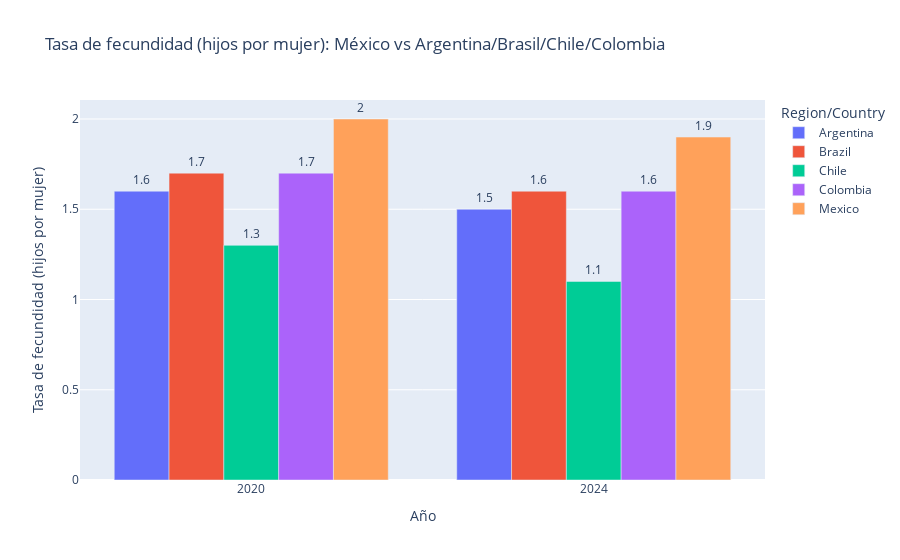

The notebook cell this image was saved under:
### Code cell
import plotly.express as px

# Filtrar solo Total fertility rate (children per women)
fertility = df_filtrado[df_filtrado['Series'] == 'Total fertility rate (children per women)']

# Seleccionar México y Argentina/Brasil/Chile/Colombia
subset = fertility[fertility['Region/Country'].isin(['Mexico', 'Argentina', 'Brazil', 'Chile', 'Colombia'])]

# Gráfico de barras
fig = px.bar(
    subset,
    x="Year",
    y="Value",
    color="Region/Country",
    barmode="group",
    title="Tasa de fecundidad (hijos por mujer): México vs Argentina/Brasil/Chile/Colombia",
    labels={"Value": "Tasa de fecundidad (hijos por mujer)", "Year": "Año"}
)
fig.update_traces(texttemplate='%{y:.2}', textposition='outside')
fig.show()

### Figure 1 — Plotly figure (JSON) as saved in the notebook; plotly's stock layout.template omitted (floating-point values rounded to 4 significant figures)
{"data": [{"alignmentgroup": "True", "hovertemplate": "Region/Country=Argentina<br>Año=%{x}<br>Tasa de fecundidad (hijos por mujer)=%{y}<extra></extra>", "legendgroup": "Argentina", "marker": {"color": "#636efa", "pattern": {"shape": ""}}, "name": "Argentina", "offsetgroup": "Argentina", "orientation": "v", "showlegend": true, "textposition": "outside", "texttemplate": "%{y:.2}", "type": "bar", "x": [2020, 2024], "xaxis": "x", "y": [1.6, 1.5], "yaxis": "y"}, {"alignmentgroup": "True", "hovertemplate": "Region/Country=Brazil<br>Año=%{x}<br>Tasa de fecundidad (hijos por mujer)=%{y}<extra></extra>", "legendgroup": "Brazil", "marker": {"color": "#EF553B", "pattern": {"shape": ""}}, "name": "Brazil", "offsetgroup": "Brazil", "orientation": "v", "showlegend": true, "textposition": "outside", "texttemplate": "%{y:.2}", "type": "bar", "x": [2020, 2024], "xaxis": "x", "y": [1.7, 1.6], "yaxis": "y"}, {"alignmentgroup": "True", "hovertemplate": "Region/Country=Chile<br>Año=%{x}<br>Tasa de fecundidad (hijos por mujer)=%{y}<extra></extra>", "legendgroup": "Chile", "marker": {"color": "#00cc96", "pattern": {"shape": ""}}, "name": "Chile", "offsetgroup": "Chile", "orientation": "v", "showlegend": true, "textposition": "outside", "texttemplate": "%{y:.2}", "type": "bar", "x": [2020, 2024], "xaxis": "x", "y": [1.3, 1.1], "yaxis": "y"}, {"alignmentgroup": "True", "hovertemplate": "Region/Country=Colombia<br>Año=%{x}<br>Tasa de fecundidad (hijos por mujer)=%{y}<extra></extra>", "legendgroup": "Colombia", "marker": {"color": "#ab63fa", "pattern": {"shape": ""}}, "name": "Colombia", "offsetgroup": "Colombia", "orientation": "v", "showlegend": true, "textposition": "outside", "texttemplate": "%{y:.2}", "type": "bar", "x": [2020, 2024], "xaxis": "x", "y": [1.7, 1.6], "yaxis": "y"}, {"alignmentgroup": "True", "hovertemplate": "Region/Country=Mexico<br>Año=%{x}<br>Tasa de fecundidad (hijos por mujer)=%{y}<extra></extra>", "legendgroup": "Mexico", "marker": {"color": "#FFA15A", "pattern": {"shape": ""}}, "name": "Mexico", "offsetgroup": "Mexico", "orientation": "v", "showlegend": true, "textposition": "outside", "texttemplate": "%{y:.2}", "type": "bar", "x": [2020, 2024], "xaxis": "x", "y": [2, 1.9], "yaxis": "y"}], "layout": {"barmode": "group", "legend": {"title": {"text": "Region/Country"}, "tracegroupgap": 0}, "title": {"text": "Tasa de fecundidad (hijos por mujer): México vs Argentina/Brasil/Chile/Colombia"}, "xaxis": {"anchor": "y", "domain": [0, 1], "title": {"text": "Año"}}, "yaxis": {"anchor": "x", "domain": [0, 1], "title": {"text": "Tasa de fecundidad (hijos por mujer)"}}}}
